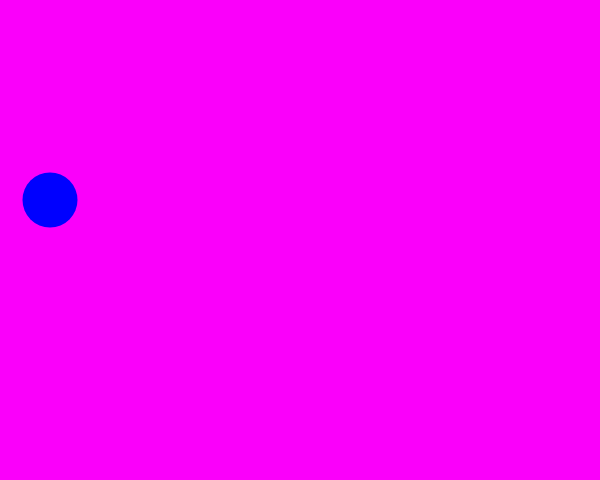
Frame 1 (no input)
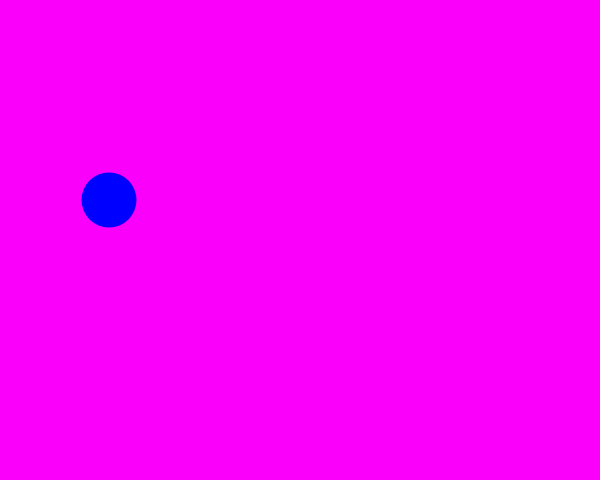
Frame 60 (no input)
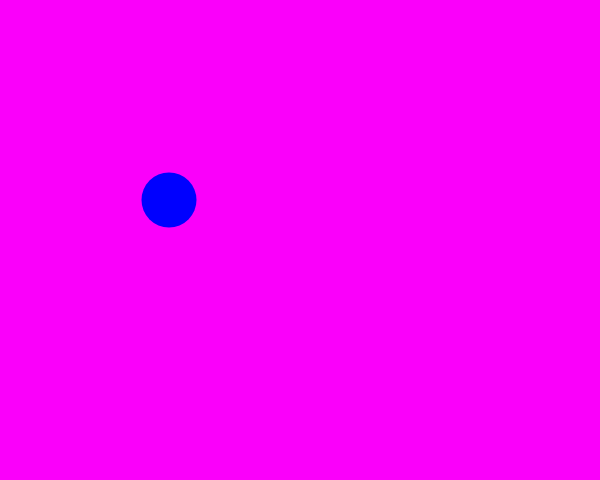
Frame 120 (the mouse pressed at the canvas centre since frame 60)

The p5.js sketch that drew these frames (run headless with seeded random() and noise() and a simulated clock; from frame 60 on, the mouse is pressed at the canvas centre):

// p5.js sketch
// ── sketch.js
var circleX = 50


function setup() {
  createCanvas(600, 480)
  
}

function draw() {
  background(250,0,250)
  noStroke()
  fill(0,0,255)
  ellipse(circleX,200,55,55)

  circleX = circleX + 1
  
}
